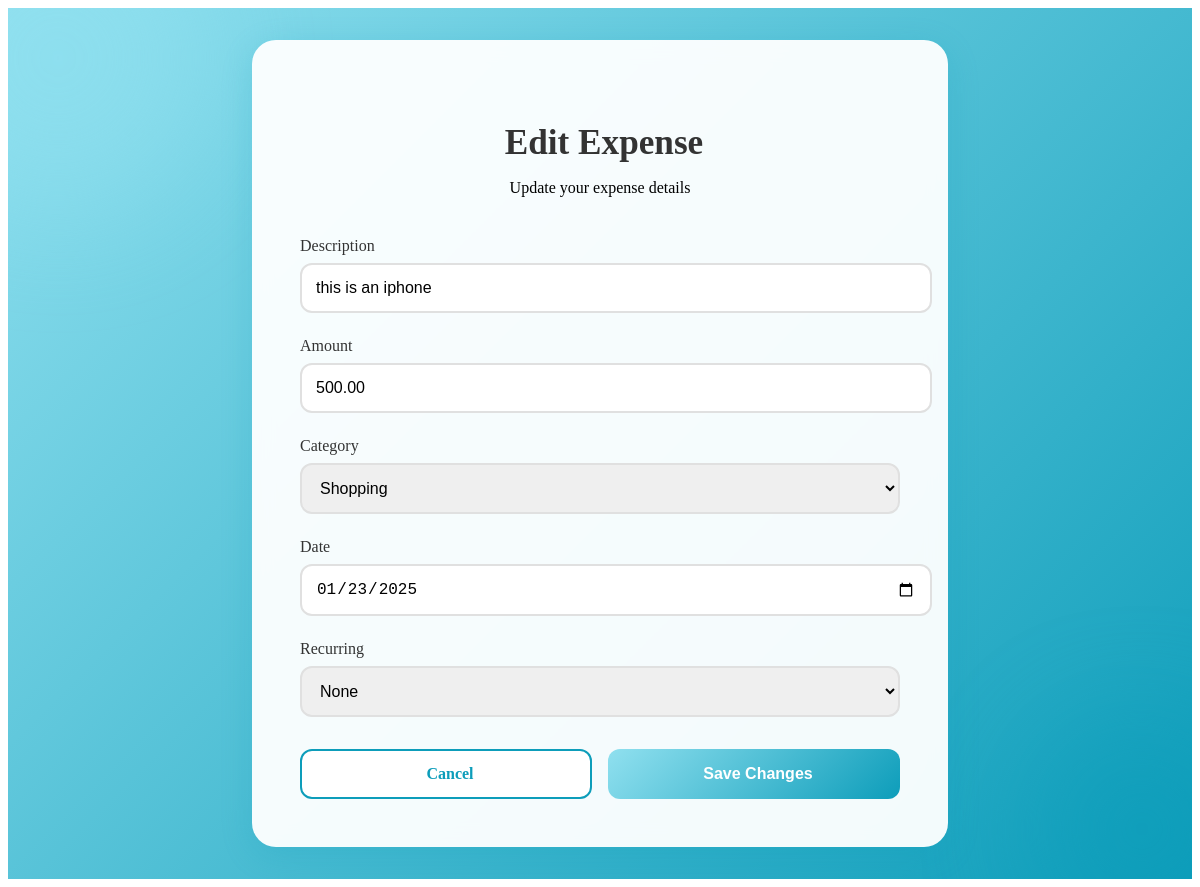
The page /expense/47/edit/ (signed in) on the database its author committed.
### Expenses/models.py (models this page shows, shortened)
class Expense(models.Model):
    RECURRING_CHOICES = [
        ('none', 'None'),
        ('daily', 'Daily'),
        ('weekly', 'Weekly'),
        ('monthly', 'Monthly'),
        ('yearly', 'Yearly'),
    ]
    user = models.ForeignKey(User, on_delete=models.CASCADE)
    category = models.ForeignKey(Category, on_delete=models.SET_NULL, null=True, blank=True)
    amount = models.DecimalField(
        max_digits=10,
        decimal_places=2,
        validators=[MinValueValidator(0.01)]
    )
    description = models.CharField(max_length=200)
    date = models.DateField()
    recurring = models.CharField(
        max_length=10,
        choices=RECURRING_CHOICES,
        default='none'
    )
    created_at = models.DateTimeField(auto_now_add=True)
    updated_at = models.DateTimeField(auto_now=True)

### Expenses/views.py (the view)
# urls.py: path('expense/<int:expense_id>/edit/', views.edit_expense, name='edit_expense'),
@login_required
def edit_expense(request, expense_id):
    expense = get_object_or_404(Expense, id=expense_id, user=request.user)
    if request.method == 'POST':
        form = ExpenseForm(request.user, request.POST, instance=expense)
        if form.is_valid():
            form.save()
            messages.success(request, 'Expense updated successfully!')
            return redirect('dashboard')
    else:
        form = ExpenseForm(request.user, instance=expense)
    return render(request, 'expenses/edit_expense.html', {
        'form': form,
        'expense': expense
    })

### Expenses/forms.py
class ExpenseForm(forms.ModelForm):
    def __init__(self, user, *args, **kwargs):
        super().__init__(*args, **kwargs)
        self.fields['category'].queryset = Category.objects.filter(user=user)
    class Meta:
        model = Expense
        fields = ['description', 'amount', 'category', 'date', 'recurring']
        widgets = {
            'description': forms.TextInput(attrs={
                'class': 'form-control',
                'placeholder': 'Enter description'
            }),
            'amount': forms.NumberInput(attrs={
                'class': 'form-control',
                'placeholder': 'Enter amount'
            }),
            'category': forms.Select(attrs={
                'class': 'form-control'
            }),
            'date': forms.DateInput(attrs={
                'class': 'form-control',
                'type': 'date'
            }),
            'recurring': forms.Select(attrs={
                'class': 'form-control'
            })
        }

### Expenses/models.py (called while the page is built)
    def __str__(self):
        return self.name

### Expenses/templates/expenses/edit_expense.html (shortened to what this page needs)
{% extends 'base.html' %}
{% load static %}
{% block css_files %}
<link rel="stylesheet" href="{% static 'css/edit_expense.css' %}">
{% endblock %}
{% block content %}
<div class="edit-container">
    <div class="edit-decoration decoration-1"></div>
    <div class="edit-decoration decoration-2"></div>
    <div class="edit-box">
        <div class="edit-header">
            <h3>
                Edit Expense
            </h3>
            <p class="text-secondary">Update your expense details</p>
        </div>
        <form method="post">
            {% for field in form %}
            <div class="form-group">
                <label for="{{ field.id_for_label }}">
                    {{ field.label }}
                </label>
                {{ field }}
            </div>
            {% endfor %}
            <div class="form-actions">
                <a href="{% url 'dashboard' %}" class="btn btn-secondary">
                    Cancel
                </a>
                <button type="submit" class="btn btn-primary">
                    Save Changes
                </button>
            </div>
        </form>
    </div>
</div>
{% endblock %}

### Expenses/static/css/edit_expense.css (style rules this page uses)
:root { --primary-color: #90e0ef; --secondary-color: #0d9dba; --background-color: #f8f9fa; --text-primary: #333333; --text-secondary: #666666; --card-shadow: 0 4px 6px rgba(0, 0, 0, 0.1); --transition: all 0.3s ease; }
.edit-container { min-height: 100vh; background: linear-gradient(135deg, var(--primary-color) 0%, var(--secondary-color) 100%); padding: 2rem; display: flex; align-items: center; justify-content: center; position: relative; overflow: hidden; }
.edit-decoration { position: absolute; border-radius: 50%; opacity: 0.6; filter: blur(60px); z-index: 0; }
.decoration-1 { width: 300px; height: 300px; background: var(--primary-color); top: -100px; left: -100px; animation: float 8s ease-in-out infinite; }
.decoration-2 { width: 200px; height: 200px; background: var(--secondary-color); bottom: -50px; right: -50px; animation: float 6s ease-in-out infinite reverse; }
.edit-box { background: rgba(255, 255, 255, 0.95); backdrop-filter: blur(10px); border-radius: 24px; padding: 3rem; width: 100%; max-width: 600px; box-shadow: 0 8px 32px rgba(13, 157, 186, 0.2); position: relative; z-index: 1; animation: slideUp 0.6s ease-out; }
.edit-header { text-align: center; margin-bottom: 2.5rem; }
.edit-header h3 { color: var(--text-primary); font-size: 2.2rem; margin-bottom: 0.5rem; display: flex; align-items: center; justify-content: center; gap: 0.5rem; }
.form-group { margin-bottom: 1.5rem; }
.form-group label { display: block; margin-bottom: 0.5rem; color: var(--text-primary); font-weight: 500; font-size: 1rem; }
.form-control { width: 100%; padding: 0.875rem; border: 2px solid #e0e0e0; border-radius: 12px; font-size: 1rem; transition: all 0.3s ease; }
.form-actions { display: grid; grid-template-columns: 1fr 1fr; gap: 1rem; margin-top: 2rem; }
.btn { padding: 0.875rem; border-radius: 12px; font-weight: 600; font-size: 1rem; transition: all 0.3s ease; display: flex; align-items: center; justify-content: center; gap: 0.5rem; cursor: pointer; text-decoration: none; }
.btn-primary { background: linear-gradient(135deg, var(--primary-color), var(--secondary-color)); border: none; color: white; }
.btn-secondary { background: white; border: 2px solid var(--secondary-color); color: var(--secondary-color); }

### rows shown on the page
Expense: form "this is an iphone" "500.00" "Shopping" "01/23/2025" "None"

### other values the page prints
{{ field.label }} "Description" "Amount" "Category" "Date" "Recurring"
